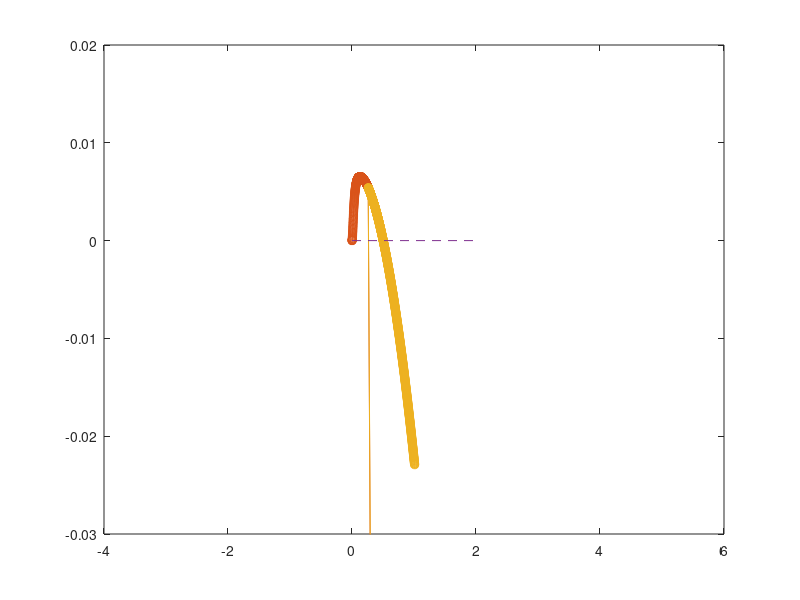

The MATLAB source for this figure:
clc
clear

g = 9.8;
sc = deg2rad(29);
F = 1.02;

nu = 1.13e-3;
gamma = 0.517;
beta = 0.136;
CharL = 0.825e-3;
sc1 = deg2rad(20.9);
sc2 = deg2rad(32.76);

hsinf = CharL*gamma*F/beta;
usinf = F*(g*hsinf*cos(sc))^(1/2);

R = usinf*sqrt(hsinf)/nu;
Gamp = gamma*(tan(sc2)-tan(sc1))/(1+gamma)^2;

I = eye(2);
Ze = zeros(2,2);

wint = 0;
% wint = 0.995;
% wend = 0.262626;
% wend = 0.997;
% wend = 0.996316;
wend = 2;
Nw = 1000;
Omega = linspace(wint,wend,Nw);
% without long-wave approx.

for i = 1:Nw
    omega = Omega(i);
    
    M211 = 0;
    M212 = 0;
    M221 = 0;
    M222 = (F^2)/R;
%     M222 = 0; % long-wave approx.
    
    M111 = 1;
    M112 = 1;
    M121 = 1i;
    M122 = 1i*(F^2);
    
    M011 = -omega;
    M012 = 0;
    M021 = -(3/2)*Gamp;
    M022 = Gamp-1i*(F^2)*omega;
    
    M2 = [M211,M212;M221,M222];
    M1 = [M111,M112;M121,M122];
    M0 = [M011,M012;M021,M022];
    
    LHSnew = [M0,M1;Ze,I];
    RHSnew = [Ze,M2;-I,Ze];
    
    [V,Dnew] = eig(LHSnew,RHSnew);
    Klist(i,:) = -diag(Dnew);
    
end



% subplot(2,1,1)
% plot(Omega,-imag(Klist(:,1)),'-o')
% hold on
% plot(Omega,-imag(Klist(:,2)),'-o')
% hold on
% plot(Omega,-imag(Klist(:,3)),'-o')
% hold on
% 
% 
% line([0,2],[0,0],'linestyle','--');
% ylim([-0.03,0.02])
% 
% 
% subplot(2,1,2)
% plot(Omega,Omega'./real(Klist(:,1)),'-o')
% hold on
% plot(Omega,Omega'./real(Klist(:,2)),'-o')
% hold on
% plot(Omega,Omega'./real(Klist(:,3)),'-o')
% 
% ylim([1,3])

figure()

plot(real(Klist(:,1)),-imag(Klist(:,1)),'-o')
hold on
plot(real(Klist(:,2)),-imag(Klist(:,2)),'-o')
hold on
plot(real(Klist(:,3)),-imag(Klist(:,3)),'-o')
hold on


line([0,2],[0,0],'linestyle','--');
ylim([-0.03,0.02])
